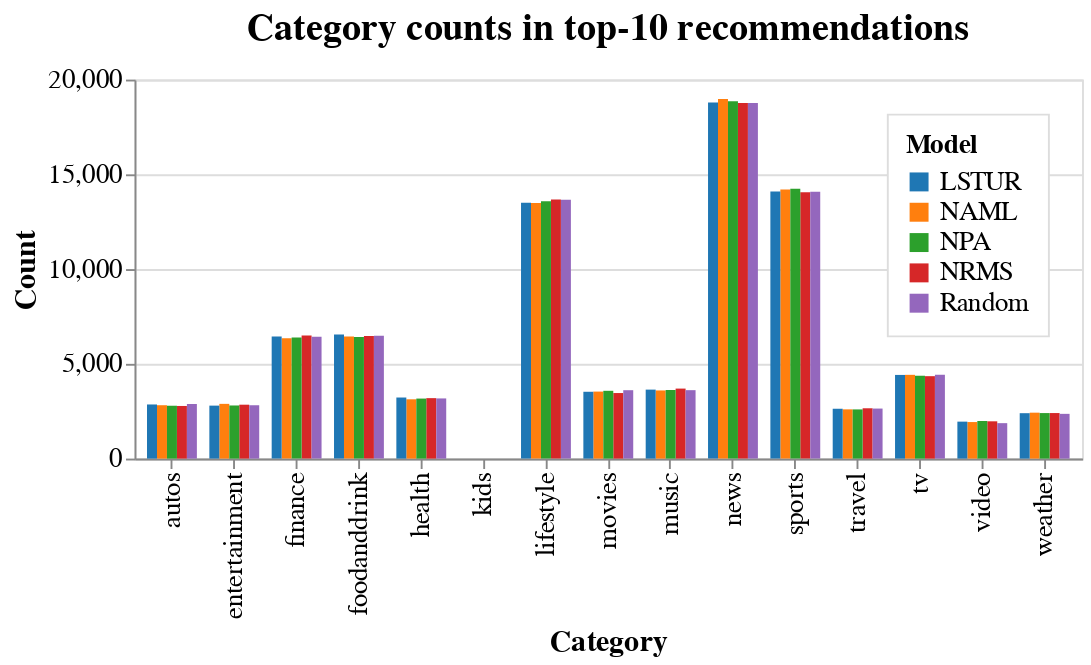

Notebook source saved alongside this figure:
### Code cell
# Count occurrences by converting each list to a DataFrame and using value_counts
naml_counts = pd.Series(categories['naml']).value_counts()
nrms_counts = pd.Series(categories['nrms']).value_counts()
lstur_counts = pd.Series(categories['lstur']).value_counts()
npa_counts = pd.Series(categories['npa']).value_counts()

random_counts = pd.Series(categories['random']).value_counts()

# Combine unique categories and align them
data = pd.DataFrame({'NAML': naml_counts, 'NRMS': nrms_counts, 'LSTUR': lstur_counts, 'NPA': npa_counts, 'Random': random_counts}).fillna(0).sort_index()

# make altair barplot with bars next to each other
df = data.reset_index().melt('index', var_name='recommender', value_name='count')
# Adjust the x encoding to display "NAML" and "Random" bars next to each other for each category
base = alt.Chart(df).mark_bar().encode(
    x=alt.X('index:N', title='Category', axis=alt.Axis(labelFontSize=14, titleFontSize=16)),
    y=alt.Y('count:Q', title='Count', axis=alt.Axis(labelFontSize=14, titleFontSize=16)),
    color=alt.Color('recommender:N', scale=alt.Scale(scheme='category10'), legend=alt.Legend(
            title='Model',
            orient='top-right',
            fillColor='white',
            labelFontSize=14,
            titleFontSize=14,
            strokeColor='light-grey',
            padding=10,
        )),
    xOffset='recommender:N'  # Offset bars by the 'recommender' type to place them side by side
).properties(
    width=500,
    height=200,
    title=alt.TitleParams(
        text='Category counts in top-10 recommendations',
        fontSize=20,
        fontWeight='bold',
        anchor='middle',
        offset=10
    )
)

base

### Figure 1 — Vega-Lite specification as saved in the notebook (floating-point values rounded to 4 significant figures)
{"config": {"view": {"continuousWidth": 300, "continuousHeight": 300}}, "data": {"name": "data-d4af2266b0fda68296421117869b7ac9"}, "mark": {"type": "bar"}, "encoding": {"color": {"field": "recommender", "legend": {"fillColor": "white", "labelFontSize": 14, "orient": "top-right", "padding": 10, "strokeColor": "light-grey", "title": "Model", "titleFontSize": 14}, "scale": {"scheme": "category10"}, "type": "nominal"}, "x": {"axis": {"labelFontSize": 14, "titleFontSize": 16}, "field": "index", "title": "Category", "type": "nominal"}, "xOffset": {"field": "recommender", "type": "nominal"}, "y": {"axis": {"labelFontSize": 14, "titleFontSize": 16}, "field": "count", "title": "Count", "type": "quantitative"}}, "height": 200, "title": {"text": "Category counts in top-10 recommendations", "anchor": "middle", "fontSize": 20, "fontWeight": "bold", "offset": 10}, "width": 500, "$schema": "https://vega.github.io/schema/vega-lite/v5.17.0.json", "datasets": {"data-d4af2266b0fda68296421117869b7ac9": [{"index": "autos", "recommender": "NAML", "count": 2816.0}, {"index": "entertainment", "recommender": "NAML", "count": 2888.0}, {"index": "finance", "recommender": "NAML", "count": 6351.0}, {"index": "foodanddrink", "recommender": "NAML", "count": 6445.0}, {"index": "health", "recommender": "NAML", "count": 3129.0}, {"index": "kids", "recommender": "NAML", "count": 0.0}, {"index": "lifestyle", "recommender": "NAML", "count": 13480.0}, {"index": "movies", "recommender": "NAML", "count": 3536.0}, {"index": "music", "recommender": "NAML", "count": 3596.0}, {"index": "news", "recommender": "NAML", "count": 18980.0}, {"index": "sports", "recommender": "NAML", "count": 14200.0}, {"index": "travel", "recommender": "NAML", "count": 2598.0}, {"index": "tv", "recommender": "NAML", "count": 4420.0}, {"index": "video", "recommender": "NAML", "count": 1928.0}, {"index": "weather", "recommender": "NAML", "count": 2423.0}, {"index": "autos", "recommender": "NRMS", "count": 2777.0}, {"index": "entertainment", "recommender": "NRMS", "count": 2844.0}, {"index": "finance", "recommender": "NRMS", "count": 6502.0}, {"index": "foodanddrink", "recommender": "NRMS", "count": 6468.0}, {"index": "health", "recommender": "NRMS", "count": 3190.0}, {"index": "kids", "recommender": "NRMS", "count": 1.0}, {"index": "lifestyle", "recommender": "NRMS", "count": 13670.0}, {"index": "movies", "recommender": "NRMS", "count": 3459.0}, {"index": "music", "recommender": "NRMS", "count": 3694.0}, {"index": "news", "recommender": "NRMS", "count": 18760.0}, {"index": "sports", "recommender": "NRMS", "count": 14060.0}, {"index": "travel", "recommender": "NRMS", "count": 2655.0}, {"index": "tv", "recommender": "NRMS", "count": 4349.0}, {"index": "video", "recommender": "NRMS", "count": 1967.0}, {"index": "weather", "recommender": "NRMS", "count": 2403.0}, {"index": "autos", "recommender": "LSTUR", "count": 2856.0}, {"index": "entertainment", "recommender": "LSTUR", "count": 2795.0}, {"index": "finance", "recommender": "LSTUR", "count": 6437.0}, {"index": "foodanddrink", "recommender": "LSTUR", "count": 6547.0}, {"index": "health", "recommender": "LSTUR", "count": 3223.0}, {"index": "kids", "recommender": "LSTUR", "count": 0.0}, {"index": "lifestyle", "recommender": "LSTUR", "count": 13500.0}, {"index": "movies", "recommender": "LSTUR", "count": 3526.0}, {"index": "music", "recommender": "LSTUR", "count": 3640.0}, {"index": "news", "recommender": "LSTUR", "count": 18780.0}, {"index": "sports", "recommender": "LSTUR", "count": 14100.0}, {"index": "travel", "recommender": "LSTUR", "count": 2630.0}, {"index": "tv", "recommender": "LSTUR", "count": 4415.0}, {"index": "video", "recommender": "LSTUR", "count": 1950.0}, {"index": "weather", "recommender": "LSTUR", "count": 2396.0}, {"index": "autos", "recommender": "NPA", "count": 2789.0}, {"index": "entertainment", "recommender": "NPA", "count": 2803.0}, {"index": "finance", "recommender": "NPA", "count": 6388.0}, {"index": "foodanddrink", "recommender": "NPA", "count": 6418.0}, {"index": "health", "recommender": "NPA", "count": 3167.0}, {"index": "kids", "recommender": "NPA", "count": 1.0}, {"index": "lifestyle", "recommender": "NPA", "count": 13590.0}, {"index": "movies", "recommender": "NPA", "count": 3577.0}, {"index": "music", "recommender": "NPA", "count": 3620.0}, {"index": "news", "recommender": "NPA", "count": 18860.0}, {"index": "sports", "recommender": "NPA", "count": 14240.0}, {"index": "travel", "recommender": "NPA", "count": 2595.0}, {"index": "tv", "recommender": "NPA", "count": 4372.0}, {"index": "video", "recommender": "NPA", "count": 1984.0}, {"index": "weather", "recommender": "NPA", "count": 2402.0}, {"index": "autos", "recommender": "Random", "count": 2881.0}, {"index": "entertainment", "recommender": "Random", "count": 2815.0}, {"index": "finance", "recommender": "Random", "count": 6425.0}, {"index": "foodanddrink", "recommender": "Random", "count": 6476.0}, {"index": "health", "recommender": "Random", "count": 3175.0}, {"index": "kids", "recommender": "Random", "count": 0.0}, {"index": "lifestyle", "recommender": "Random", "count": 13660.0}, {"index": "movies", "recommender": "Random", "count": 3609.0}, {"index": "music", "recommender": "Random", "count": 3611.0}, {"index": "news", "recommender": "Random", "count": 18770.0}, {"index": "sports", "recommender": "Random", "count": 14080.0}, {"index": "travel", "recommender": "Random", "count": 2640.0}, {"index": "tv", "recommender": "Random", "count": 4424.0}, {"index": "video", "recommender": "Random", "count": 1870.0}, {"index": "weather", "recommender": "Random", "count": 2361.0}]}}
